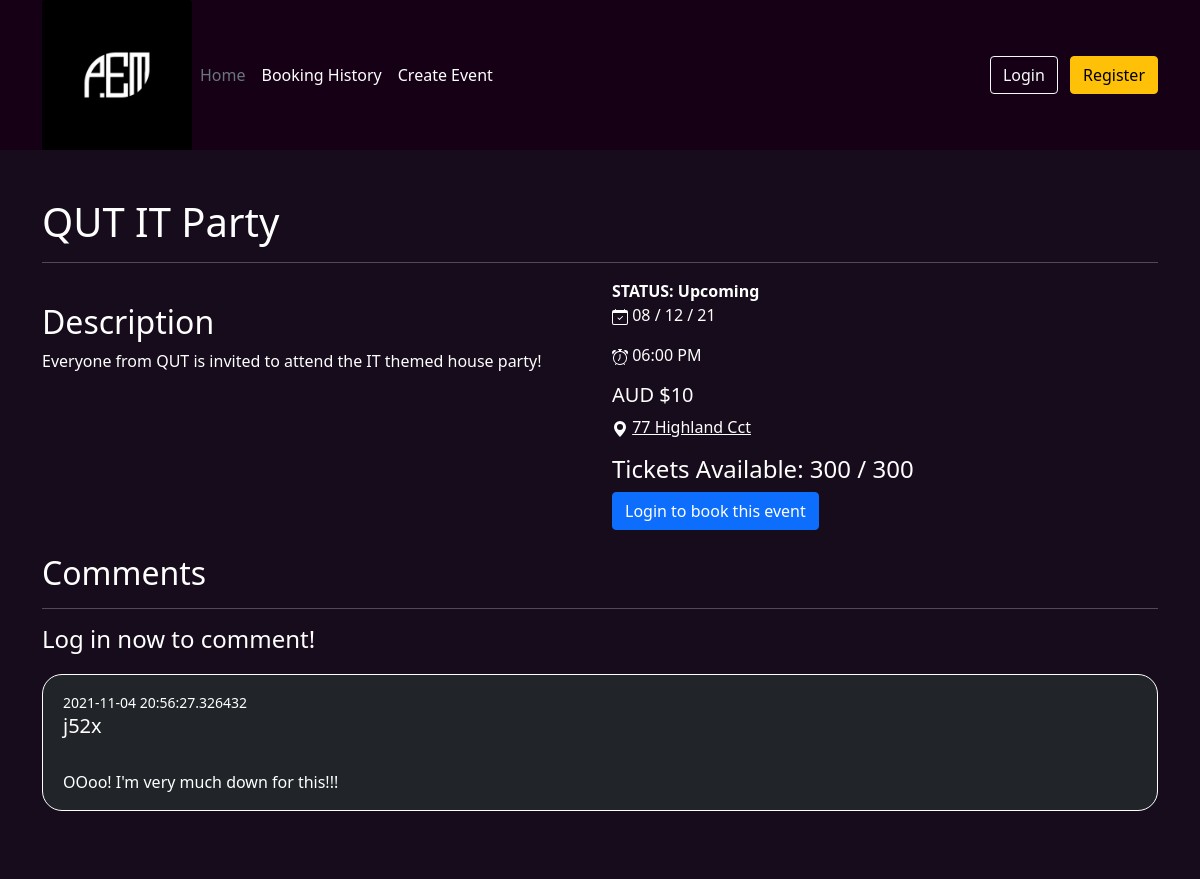
The page /event/view/4 on the database its author committed.
### website/models.py (models this page shows)
class Event(db.Model):
    __tablename__ = "events"
    EventID = db.Column(db.Integer, primary_key = True, nullable = False, autoincrement=True)
    Name = db.Column(db.String(256), nullable = False)
    Description = db.Column(db.String(256), nullable = False)
    Status = db.Column(db.String(256), nullable = False)
    DateTime = db.Column(db.DateTime, nullable = False)
    Cost = db.Column(db.Integer, nullable = False)
    Address = db.Column(db.String(256), nullable = False)
    AvailableTickets = db.Column(db.Integer, nullable = False)
    TotalTickets = db.Column(db.Integer, nullable = False)
    Image = db.Column(db.String(256), nullable = True)
    Username = db.Column(db.Integer, db.ForeignKey('users.Username'))
    CategoryID = db.Column(db.Integer, db.ForeignKey('categories.CategoryID'))
    Comments = db.relationship("Comment", backref="Event")
    Orders = db.relationship("Order", backref="Event")

class Comment(db.Model):
    __tablename__ = "comments"
    CommentID = db.Column(db.Integer, primary_key = True, nullable = False, autoincrement=True)
    Comment = db.Column(db.String(256), nullable = False)
    DateTime = db.Column(db.DateTime, default=datetime.now())
    Username = db.Column(db.Integer, db.ForeignKey('users.Username'))
    EventID = db.Column(db.Integer, db.ForeignKey('events.EventID'))

### website/event.py (the view, shortened to what this page needs)
@eventbp.route('/view/<int:id>', methods=['GET', 'POST'])
def view(id):
    event = Event.query.filter_by(EventID = id).first()
    form = CreateComment()
    if event is None:
        return abort(404)
    bookingForm = bookEvent(event)
    return render_template("event/view.html", event = event, form = form , bookingForm = bookingForm)

### website/forms.py (called while the page is built)
def bookEvent(event):
    class CreateBooking(FlaskForm):
        Amount = IntegerField("Number of Tickets", validators=[InputRequired(), NumberRange(min = 1, max = event.AvailableTickets)])
        Submit = SubmitField("Place order")
    return CreateBooking()

### website/templates/event/view.html (shortened to what this page needs)
{% extends "base.html" %}
{% block body %}
<div class="container">
  <div class="white event-content mt-5">
    <h1 class="mb-3" style="text-align: left;">{{event.Name}}</h1>
    <hr>
    <div class="row mb-4">
      <div class="col-6">
        <h2>Description</h2>
        <p>{{event.Description}}</p>
      </div>
      <div class="col-6">
        <strong>STATUS: {{event.Status}}</strong>
        <p> {{event.DateTime.strftime('%d / %m / %y')}}</p>
        <p> {{event.DateTime.strftime('%I:%M %p')}}</p>
        <h5>AUD ${{event.Cost}}</h5>
        <p><svg xmlns="http://www.w3.org/2000/svg" width="16" height="16" fill="currentColor" class="bi bi-geo-alt-fill" viewBox="0 0 16 16">
            <path d="M8 16s6-5.686 6-10A6 6 0 0 0 2 6c0 4.314 6 10 6 10zm0-7a3 3 0 1 1 0-6 3 3 0 0 1 0 6z"/>
          </svg> <a style="color: white;" target="_blank" href="https://maps.google.com/?q={{event.Address}}">{{event.Address}}</a></p>
        <h4>Tickets Available: {{event.AvailableTickets}} / {{event.TotalTickets}}</h4>
        {%if event.Status == "Cancelled"%}
        <button type="button" class="btn btn-primary" disabled>Cancelled</button>
        {% elif event.AvailableTickets == 0 %}
        <button type="button" class="btn btn-primary" disabled>Booked Out</button>
        {% elif current_user.is_authenticated %}
        <button type="button" class="btn btn-primary" data-bs-toggle="modal" data-bs-target="#bookingModal">
          Purchase Tickets
        </button>
        {% else %}
        <a href="{{url_for('auth.login')}}" class="btn btn-primary">Login to book this event</a>
        {% endif %}
      </div>
    </div>
    <div class="comments">
      <h2>Comments</h2>
      <hr>
      {% if current_user.is_authenticated %}
      <form action="" method="POST">
        {{form.hidden_tag()}}
        <div class="form-group">
          {{form.Content(class="form-control")}}
          {{form.Submit(class="form-control mt-3 mb-5 btn btn-primary", style="width:25%")}}
        </div>
      </form>
      {%else%}
      <h4>Log in now to comment!</h4>
      {% endif %}
      {% if event.Comments | length < 1 %}
      <h4>There doesn't seem to be any comments yet...</h4>
      {% else %}
        {% for comment in event.Comments %}
        <div class="comment bg-dark" style="border-style: solid; border-width: thin; border-color: white;">
          <div class="comment-contents">
            <small>{{comment.DateTime}}</small>
              <h5 class="">{{comment.Username}}</h5><br>
              <p>{{comment.Comment}}</p>
          </div>
        </div>
        {% endfor %}
      {% endif %}
    </div>
</div>
</div>
{% endblock %}

### website/static/index.css (style rules this page uses)
.white { color: white; }
.white p { color: white; }
h1, h2, h3, h4, h5, h6 { color: white; }
p { color: black; }
body { background-color: #160c1b; }
hr { border: 0; border-top: 1px solid white; }
.comments { text-align: left; }
.comment { border-radius: 20px; margin-top: 20px; margin-bottom: 20px; }
.comment-contents { padding-left: 20px; padding-top: 15px; }

### rows shown on the page
Event: Name "QUT IT Party", Description "Everyone from QUT is invited to attend the IT themed house party!", Status "Upcoming", DateTime "08 / 12 / 21", DateTime "06:00 PM", Cost "10", Address "77 Highland Cct", AvailableTickets "300", TotalTickets "300"
Comment: DateTime "2021-11-04 20:56:27.326432", Username "j52x", Comment "OOoo! I'm very much down for this!!!"
